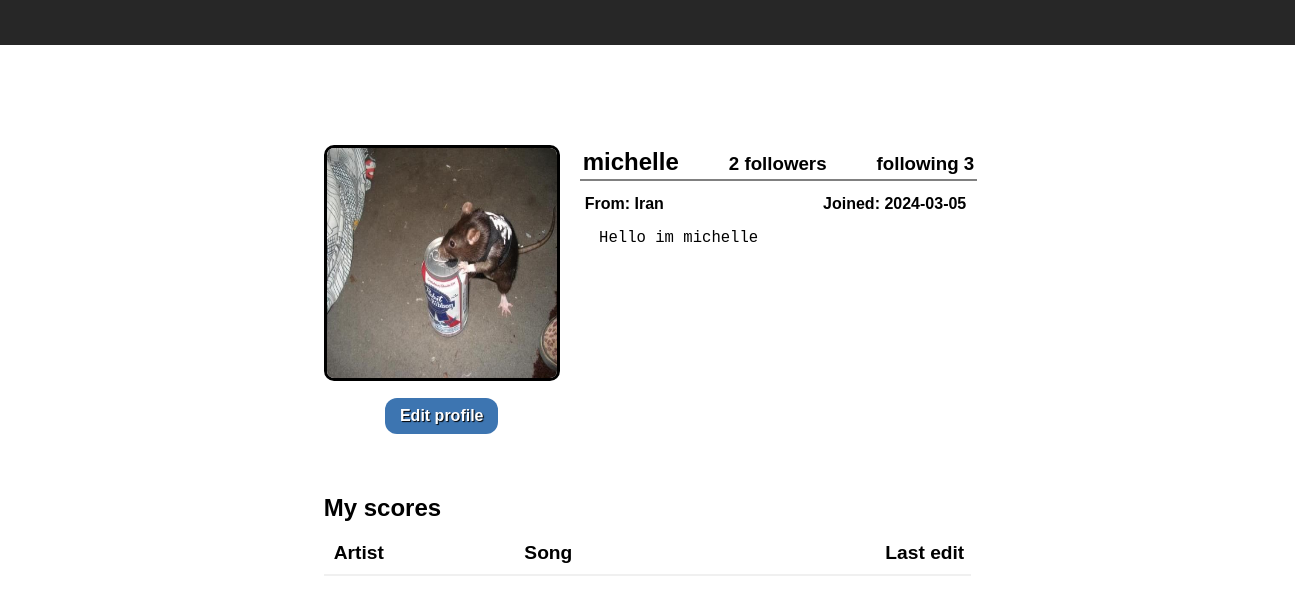
Screenshot of /profile/3 (signed in) with the database file from the repository.
### tables this page shows
CREATE TABLE users (
                                userID INTEGER PRIMARY KEY,
                                username TEXT UNIQUE NOT NULL, 
                                password TEXT NOT NULL, 
                                email TEXT UNIQUE, 
                                registrationDate TEXT,
                                country TEXT,
                                userBio TEXT, 
                                profilePicture TEXT,
                                favoriteScores 
                            );

### app.py (the view)
@app.route("/profile/<int:userID>")
def profile(userID):
    if session:
        conn = get_db_connection()
        scores = setup_db.public_scores_by_user(conn, userID)
        user_info = setup_db.find_user_info(conn, userID)
        conn.close()
        return render_template("profile.html", scores=scores, user_info=user_info,
                            userID=userID, SessionUserID=session['user_id'])
    else:
        return redirect(url_for('login'))

### app.py (called while the page is built)
def get_db_connection():
    conn = setup_db.create_connection(setup_db.database)
    return conn

### setup_db.py (called while the page is built, shortened)
def create_connection(db_file):
    conn = None
    try:
        conn = sqlite3.connect(db_file)
        conn.execute("PRAGMA foreign_keys = ON;")
        return conn
    except Error as e:
        print(e)
    return conn

def public_scores_by_user(conn, userID):
    cur = conn.cursor()
    cur.execute("SELECT scoreID, scoreName, artistName, lastModified FROM scores WHERE creatorID = ? AND visibility = 'public'", (userID,))
    scores = []
    return scores

### templates/profile.html (shortened to what this page needs)
<!DOCTYPE html>
<html lang="en">
<head>
    <link rel="stylesheet" href="{{ url_for('static', filename='style.css') }}">
</head>
<body>
    <header class="index-heading" id="index-heading">
        <div id="index-heading-right"></div>
    </header>
    <main id="profile-container">
        <section id="profile-upper">
            <div id="profile-upper-left">
                <img id="profile-icon" src="{{ url_for('serve_image', filename=user_info.profilePicture) }}" alt="pfp">
                <div id="profile-button-div"></div>
            </div>
            <div id="profile-upper-right">
                <div id="profile-head-div">
                    <h2 id="profile-name">{{ user_info.username }}</h2>
                    <a class="follower_link" id="followers-modal" href="#"><h3 class="profile-head"> {{ user_info.followersCount }} followers</h3></a>
                    <a class="follower_link" id="following-modal" href="#"><h3 class="profile-head" > following {{ user_info.followingCount }} </h3></a>
                </div>
                <div id="profile-subhead-div">
                    <h4 class="profile-subhead"> From: {{ user_info.country }}</h4>
                    <h4 class="profile-subhead"> Joined: {{ user_info.registrationDate }}</h4>
                </div>
                <textarea id="profile-bio" readonly> {{ user_info.userBio }}</textarea>
            </div>
        </section>
        <section id="profile-scores-div">
            <h1 class="profile-score-head">My scores</h1>
            <table id="profile-score-table">
                <thead>
                    <tr>
                        <th class="profile-score-th">Artist</th>
                        <th class="profile-score-th">Song</th>
                        <th style="text-align: right;" class="profile-score-th">Last edit</th>
                    </tr>
                </thead>
            </table>
        </section>
    </main>
    <footer></footer>
</body>
</html>

### static/style.css (style rules this page uses)
html { height: 100vh; }
body { padding: 0px; margin: 0px; font-family: Arial, Helvetica, sans-serif; }
footer { padding-top: 100px; width: 100%; font-family: Arial, Helvetica, sans-serif; }
.index-heading { position: sticky; top: 0px; display: flex; justify-content: space-between; z-index: 1000; width: 85%; margin-bottom: 100px; padding-left: 7.5%; padding-right: 7.5%; padding-top: 12px; padding-bottom: 20px; background-color: rgb(39, 39, 39); transition: all 0.3s ease; }
#index-heading-right { display: flex; justify-content: space-between; min-width: 710px; }
#profile-container { width: 50%; margin: auto; }
#profile-upper { display: flex; flex-direction: row; }
#profile-upper-left { display: flex; flex-direction: column; }
#profile-upper-right { margin-left: 20px; display: flex; flex-direction: column; width: 100%; }
#profile-head-div { text-align:center; display: flex; flex-direction: row; justify-content: space-between; padding: 3px; width: 100%; font-size: 1em; min-width: 300px; border-bottom: 2px solid gray; }
#profile-subhead-div { text-align:center; display: flex; flex-direction: row; justify-content: space-between; width: 100%; min-width: 270px; }
.profile-subhead { margin-top: 14px; padding-right: 5px; padding-left: 5px; font-size: 1em; margin-bottom: 16px; }
#profile-bio { padding-top: 0px; padding-left: 10px; height: 150px; margin-top: 0px; border: none; outline: none; resize: none; font-size: 1.2em; width: 100%; min-width: 290px; max-width: 400px; }
a { text-decoration: none; color: black; }
#profile-icon { border: 3px solid black; width: 230px; border-radius: 10px; height: 230px; }
#profile-button-div { width: 80%; margin-top: 17px; margin-left: 10%; display: flex; flex-direction: row; justify-content: space-between; }
.profile-head { margin: 0px; padding-top: 5px; }
#profile-name { font-size: 1.5em; margin: 0px; }
#profile-scores-div { margin-top: 60px; }
#profile-score-table { border-collapse: collapse; padding-left: 4px; text-align: left; font-size: 1em; width: 100%; }
.profile-score-head { margin-bottom: 10px; }
.profile-score-th { padding: 10px; font-size: 1.2em; padding-right: 7px; border-bottom: 2px solid rgb(240, 240, 240); }

### rows the page displays
users: profilePicture (picture), username "michelle", country "Iran", registrationDate "2024-03-05", userBio "Hello im michelle"

### other values shown
{{ user_info.followersCount }} "2"
{{ user_info.followingCount }} "3"
